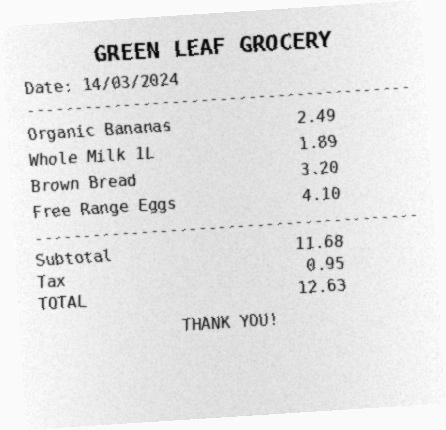
#> input picture receipt_01.png, 446 x 430 px; its folder holds only this picture in this run
$ python -i preprocessing.py   (imports and definitions only)   (older library calls are emulated)
#> lines starting #> are read from the running program, lines starting #| are printed output that depends on the picture; after the words box and inside, x2 and y2 are one past the last pixel; in counts of white or black regions, pixels touching at a corner belong together
"""
preprocessing.py
-----------------
Image preprocessing utilities to prepare noisy, skewed, real-world receipt
photos for OCR. Each step is defensive: if a step fails (e.g. on a corrupt
or unreadable image) it degrades gracefully instead of crashing the pipeline,
since edge-case handling is part of the assignment's grading criteria.
"""

from dataclasses import dataclass
from typing import Optional

import cv2
import numpy as np


@dataclass
class PreprocessResult:
    """Container for a preprocessed image plus metadata used later for
    confidence scoring (e.g. how skewed / noisy the source image was)."""
    image: Optional[np.ndarray]          # final preprocessed (binarized) image, ready for OCR
    display_image: Optional[np.ndarray]  # deskewed but NOT binarized, useful for debugging/crops
    skew_angle: float = 0.0
    estimated_noise: float = 0.0
    success: bool = True
    error: Optional[str] = None


def load_image(path: str) -> Optional[np.ndarray]:
    """Load an image from disk. Returns None on failure instead of raising,
    so the pipeline can flag the receipt as unreadable rather than crash."""
    img = cv2.imread(path, cv2.IMREAD_COLOR)
    if img is None:
        # Some receipt photos are saved with unusual encodings/extensions.
        # Try a raw-byte decode as a fallback.
        try:
            with open(path, "rb") as f:
                data = np.frombuffer(f.read(), dtype=np.uint8)
            img = cv2.imdecode(data, cv2.IMREAD_COLOR)
        except Exception:
            img = None
    return img


def estimate_noise(gray: np.ndarray) -> float:
    """Cheap noise estimate using the Laplacian variance of a high-pass
    filtered image. Lower = smoother/cleaner image."""
    lap = cv2.Laplacian(gray, cv2.CV_64F)
    return float(lap.std())


def denoise(gray: np.ndarray) -> np.ndarray:
    """Remove sensor/compression noise while preserving text edges."""
    # fastNlMeansDenoising is slower but much better than blur for text.
    return cv2.fastNlMeansDenoising(gray, h=10, templateWindowSize=7, searchWindowSize=21)


def correct_lighting(gray: np.ndarray) -> np.ndarray:
    """Fix uneven lighting / low contrast using CLAHE (adaptive histogram
    equalization), which handles receipts photographed under harsh shadows
    or dim light much better than global equalization."""
    clahe = cv2.createCLAHE(clipLimit=3.0, tileGridSize=(8, 8))
    return clahe.apply(gray)


def deskew(gray: np.ndarray) -> tuple[np.ndarray, float]:
    """Estimate and correct rotation/skew.

    Strategy: threshold to isolate text/dark pixels, find the minimum-area
    bounding rectangle of all foreground pixels, and use its angle to rotate
    the image back to horizontal. Falls back to 0 degrees (no-op) if too few
    foreground pixels are found (e.g. a near-blank or unreadable receipt).
    """
    thresh = cv2.threshold(gray, 0, 255, cv2.THRESH_BINARY_INV | cv2.THRESH_OTSU)[1]
    coords = np.column_stack(np.where(thresh > 0))

    if coords.shape[0] < 50:
        return gray, 0.0

    angle = cv2.minAreaRect(coords)[-1]
    # cv2.minAreaRect returns angles in [-90, 0); normalize to a small
    # correction rather than a near-90-degree "flip".
    if angle < -45:
        angle = -(90 + angle)
    else:
        angle = -angle

    # Ignore tiny angles (noise) and implausibly large ones (likely a bad
    # estimate on a very cluttered receipt) to avoid making things worse.
    if abs(angle) < 0.3 or abs(angle) > 45:
        return gray, 0.0

    (h, w) = gray.shape[:2]
    center = (w // 2, h // 2)
    M = cv2.getRotationMatrix2D(center, angle, 1.0)
    rotated = cv2.warpAffine(
        gray, M, (w, h), flags=cv2.INTER_CUBIC, borderMode=cv2.BORDER_REPLICATE
    )
    return rotated, float(angle)


def binarize(gray: np.ndarray) -> np.ndarray:
    """Adaptive thresholding tends to outperform a single global threshold
    on receipts, where lighting is often uneven across the page."""
    return cv2.adaptiveThreshold(
        gray, 255, cv2.ADAPTIVE_THRESH_GAUSSIAN_C, cv2.THRESH_BINARY, 31, 15
    )


def upscale_if_small(gray: np.ndarray, min_height: int = 1000) -> np.ndarray:
    """Tesseract accuracy drops sharply on low-resolution text; upscale
    small images before OCR."""
    h, w = gray.shape[:2]
    if h < min_height:
        scale = min_height / h
        gray = cv2.resize(gray, (int(w * scale), int(h * scale)), interpolation=cv2.INTER_CUBIC)
    return gray


def preprocess(path: str) -> PreprocessResult:
    """Full preprocessing pipeline for a single receipt image path."""
#> called with path = 'receipt_01.png'
    img = load_image(path)
#> in load_image, img is the input picture: shape (430, 446, 3); min 2, max 255, mean 227.9
    if img is None:
        return PreprocessResult(
            image=None, display_image=None, success=False,
            error=f"Could not read image at {path} (missing/corrupt file)."
        )

    try:
        gray = cv2.cvtColor(img, cv2.COLOR_BGR2GRAY)
        noise_level = estimate_noise(gray)
#> in estimate_noise, `lap = cv2.Laplacian(gray, cv2.CV_64F)`:
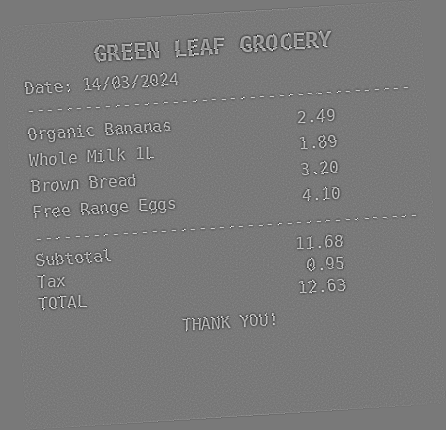
#> lap: shape (430, 446) float64; min -274, max 300, mean 0; drawn with min black and max white
#> noise_level = 28.31

        gray = upscale_if_small(gray)
        gray = denoise(gray)
        gray = correct_lighting(gray)
#> in correct_lighting, `return clahe.apply(gray)`:
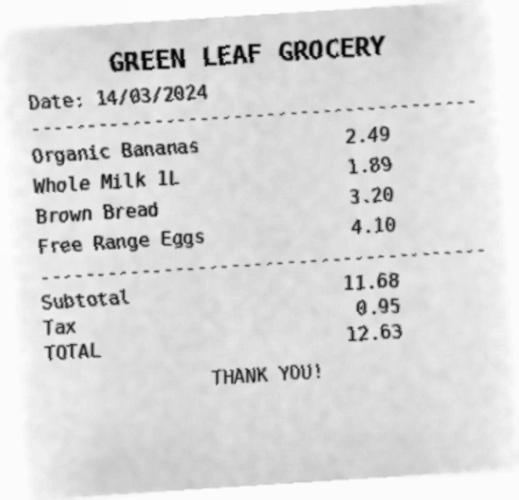
#> returned value: shape (1000, 1037) (shown at 1/2 size); min 1, max 252, mean 217.8
        gray, angle = deskew(gray)
#> in deskew, `thresh = cv2.threshold(gray, 0, 255, cv2.THRESH_BINARY_INV | cv2.THRES..`:
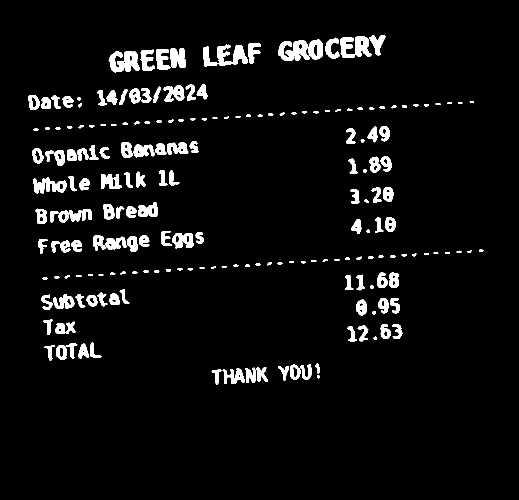
#> thresh: shape (1000, 1037) (shown at 1/2 size); 5.2% white; 199 white regions, largest, box (x1, y1, x2, y2) and area: (217, 102, 280, 145) 1739, (681, 73, 743, 115) 1704, (557, 80, 619, 122) 1671
#> in deskew, `coords = np.column_stack(np.where(thresh > 0))`: coords = 53444 pairs, first value 71 to 769, second value 57 to 966
#> in deskew, `angle = cv2.minAreaRect(coords)[-1]`: angle = -86.36
#> in deskew, `angle = -(90 + angle)`: angle = -3.64
#> in deskew, `M = cv2.getRotationMatrix2D(center, angle, 1.0)`: M = [[0.998, -0.0635, 32.8], [0.0635, 0.998, -31.89]]
#> in deskew, `rotated = cv2.warpAffine( gray, M, (w, h), flags=cv2.INTER_CUBIC, bord..`:
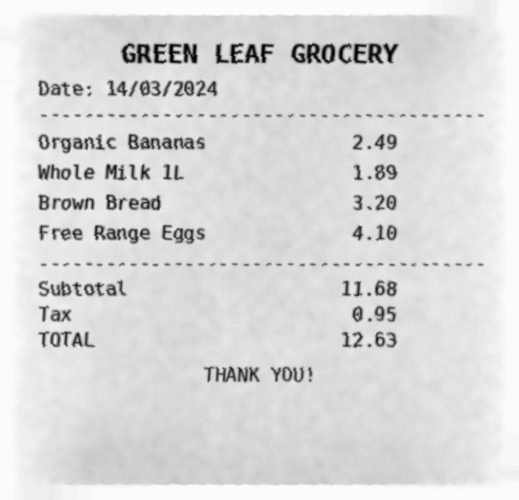
#> rotated: shape (1000, 1037) (shown at 1/2 size); min 0, max 253, mean 217.7
#> angle = -3.64
        display_image = gray.copy()
        binarized = binarize(gray)
#> in binarize, `return cv2.adaptiveThreshold( gray, 255, cv2.ADAPTIVE_THRESH_GAUSSIAN_..`:
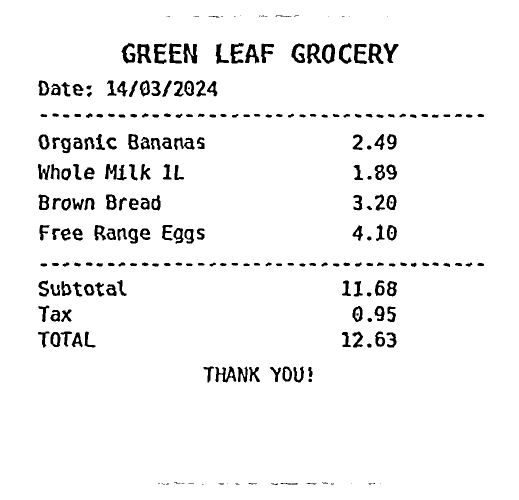
#> returned value: shape (1000, 1037) (shown at 1/2 size); 95.6% white; 258 black regions (37 under 20 px), largest, box (x1, y1, x2, y2) and area: (366, 87, 395, 127) 663, (736, 87, 767, 128) 639, (274, 88, 303, 127) 623

        return PreprocessResult(
            image=binarized,
            display_image=display_image,
            skew_angle=angle,
            estimated_noise=noise_level,
            success=True,
        )
    except Exception as e:
        return PreprocessResult(
            image=None, display_image=None, success=False,
            error=f"Preprocessing failed: {e}"
        )

>>> result = preprocess('receipt_01.png')

$ run again, on receipt_02.png
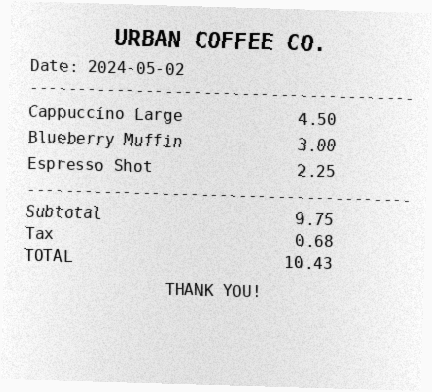
#> input picture receipt_02.png, 432 x 392 px
#> in load_image, img is the input picture: shape (392, 432, 3); min 0, max 255, mean 227.2
#> noise_level = 49.97
#> in deskew, `thresh = cv2.threshold(gray, 0, 255, cv2.THRESH_BINARY_INV | cv2.THRES..`:
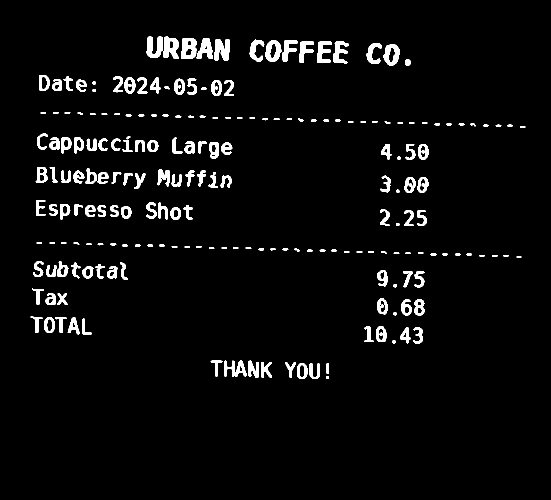
#> thresh: shape (1000, 1102) (shown at 1/2 size); 4.1% white; 210 white regions, largest, box (x1, y1, x2, y2) and area: (362, 76, 394, 118) 991, (428, 78, 460, 121) 980, (326, 73, 358, 118) 939
#> coords = 44644 pairs, first value 73 to 757, second value 61 to 1050
#> in deskew, `angle = cv2.minAreaRect(coords)[-1]`: angle = -1.76
#> in deskew, `angle = -angle`: angle = 1.76
#> M = [[1, 0.0308, -15.12], [-0.0308, 1, 17.18]]
#> in preprocess, `gray, angle = deskew(gray)`: angle = 1.76
#> in binarize, `return cv2.adaptiveThreshold( gray, 255, cv2.ADAPTIVE_THRESH_GAUSSIAN_..`:
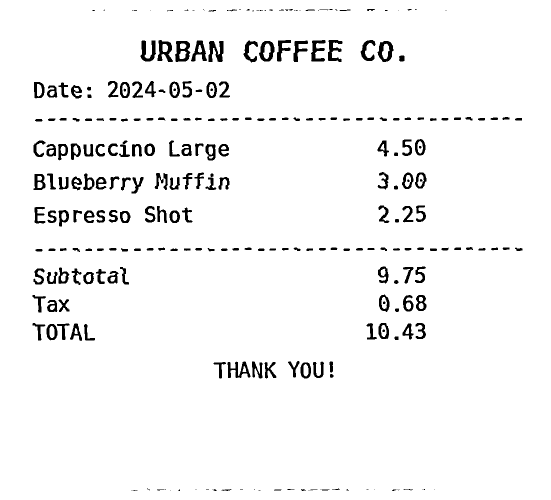
#> returned value: shape (1000, 1102) (shown at 1/2 size); 95.9% white; 290 black regions (65 under 20 px), largest, box (x1, y1, x2, y2) and area: (417, 82, 447, 124) 780, (350, 82, 381, 124) 765, (315, 80, 346, 124) 720

$ run again, on receipt_04.png
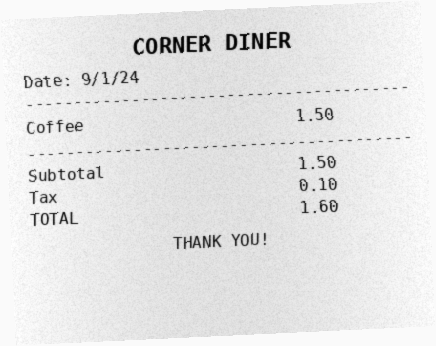
#> input picture receipt_04.png, 436 x 346 px
#> in load_image, img is the input picture: shape (346, 436, 3); min 0, max 255, mean 229.3
#> noise_level = 33.73
#> in deskew, `thresh = cv2.threshold(gray, 0, 255, cv2.THRESH_BINARY_INV | cv2.THRES..`:
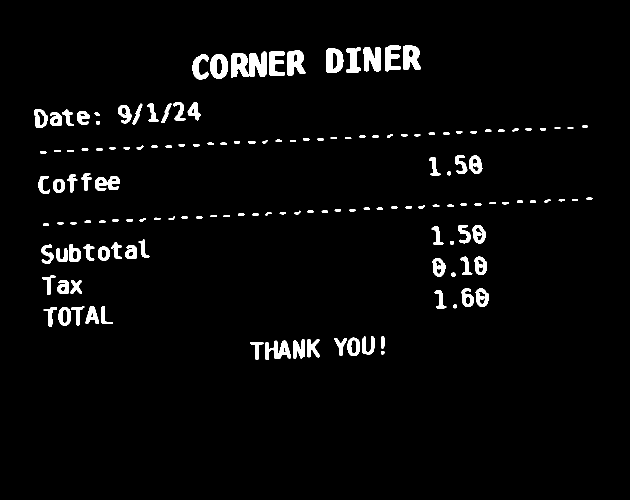
#> thresh: shape (1000, 1260) (shown at 1/2 size); 3.2% white; 148 white regions, largest, box (x1, y1, x2, y2) and area: (462, 103, 533, 156) 2602, (727, 94, 761, 143) 1304, (806, 91, 842, 140) 1285
#> coords = 39798 pairs, first value 91 to 719, second value 68 to 1184
#> in deskew, `angle = cv2.minAreaRect(coords)[-1]`: angle = -87.26
#> in deskew, `angle = -(90 + angle)`: angle = -2.74
#> M = [[0.999, -0.0478, 24.63], [0.0478, 0.999, -29.55]]
#> in preprocess, `gray, angle = deskew(gray)`: angle = -2.74
#> in binarize, `return cv2.adaptiveThreshold( gray, 255, cv2.ADAPTIVE_THRESH_GAUSSIAN_..`:
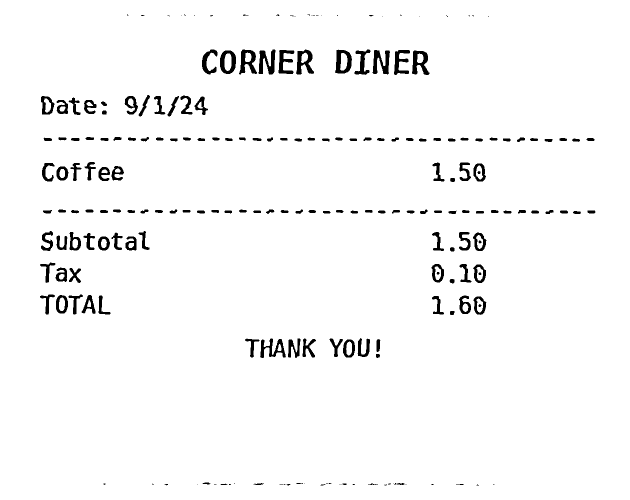
#> returned value: shape (1000, 1260) (shown at 1/2 size); 97.1% white; 217 black regions (54 under 20 px), largest, box (x1, y1, x2, y2) and area: (517, 99, 551, 149) 961, (745, 100, 780, 149) 949, (824, 101, 859, 150) 938
